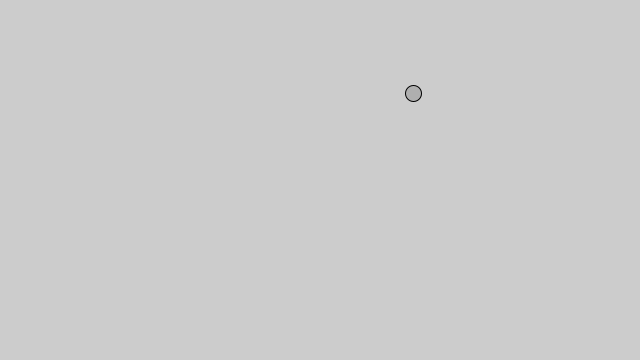
Frame 1 (no input)
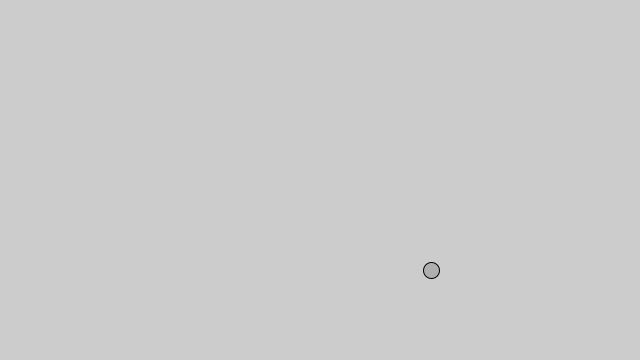
Frame 60 (the mouse pressed at the canvas centre just before this capture)
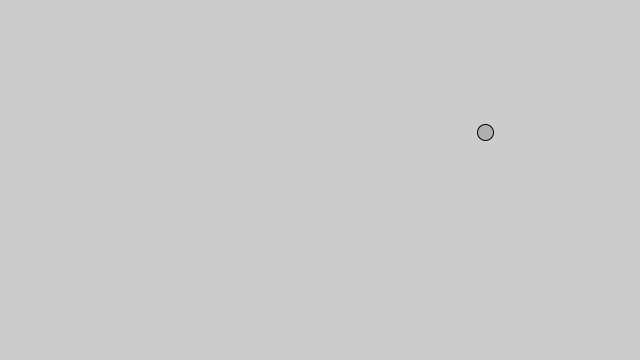
Frame 120 (the mouse held since frame 60 and released just before this capture)

The Processing sketch that drew these frames (run headless with seeded random() and noise(); from frame 60 on, the mouse is pressed at the canvas centre):

// Processing sketch: wind
// ── wind.pde
static class PVector {
  float x;
  float y;
  static PVector add(PVector v1, PVector v2) {
    PVector v3 = new PVector(v1.x + v2.x, v1.y + v2.y);
    return v3;
  }
  static PVector sub(PVector v1, PVector v2) {
    PVector v3 = new PVector(v1.x - v2.x, v1.y - v2.y);
    return v3;
  }
  static PVector mult(PVector v1, float v2) {
    PVector v3 = new PVector(v1.x * v2, v1.y * v2);
    return v3;
  }
  PVector(float x_, float y_) {
    x = x_;
    y = y_;
  }
  void add(PVector v) {
    y = y + v.y;
    x = x + v.x;
  }
  void sub(PVector v) {
    x = x - v.x;
    y = y - v.y;
  }
  void mult(float n) {
   x = x * n;
   y = y * n;
  }
  void div(float n) {
  x = x / n;
  y = y / n;
  }
  float mag() {
    return sqrt(x*x + y*y);
  }
  void normalize() {
    float m = mag();
    if (m != 0) {
      div(m);
    }
  }
  void limit(float max) {
    if (this.mag() > max) {
      normalize();
      mult(max);
    }
  }
}
class Mover {
  PVector location;
  PVector velocity;
  PVector acceleration;
  float mass;
  void applyForce(PVector force) {
    force.div(mass);
    acceleration.add(force);
  }
  void update() {
    velocity.add(acceleration);
    location.add(velocity);
    acceleration = PVector.mult(acceleration,0);
  }
  void display() {
    stroke(0);
    fill(175);
    ellipse(location.x,location.y,mass*16,mass*16);
  }
  Mover() {
    location = new PVector(random(width),random(height));
    velocity = new PVector(0,0);
    acceleration = new PVector(0,0);
    mass = 1.0;
  }
    void checkEdges() {
    if (location.x > width) {
      location.x = width;
      velocity.x *= -1;
    } else if (location.x < 0) {
      velocity.x *= -1;
      location.x = 0;
    }
    if (location.y > height) {
      velocity.y *= -1;
      location.y = height;
    }
  }
}
int height = 360;
int width = 640;
Mover mover;
void setup() {
  size(640, 360); // x,y
  mover = new Mover();
  
}
void draw() {
  background(204);
  mover.update();
  mover.checkEdges();
  mover.display();
  PVector wind = new PVector(0.01,0);
  PVector gravity = new PVector(0,0.1);
  mover.applyForce(wind);
  mover.applyForce(gravity);
}
